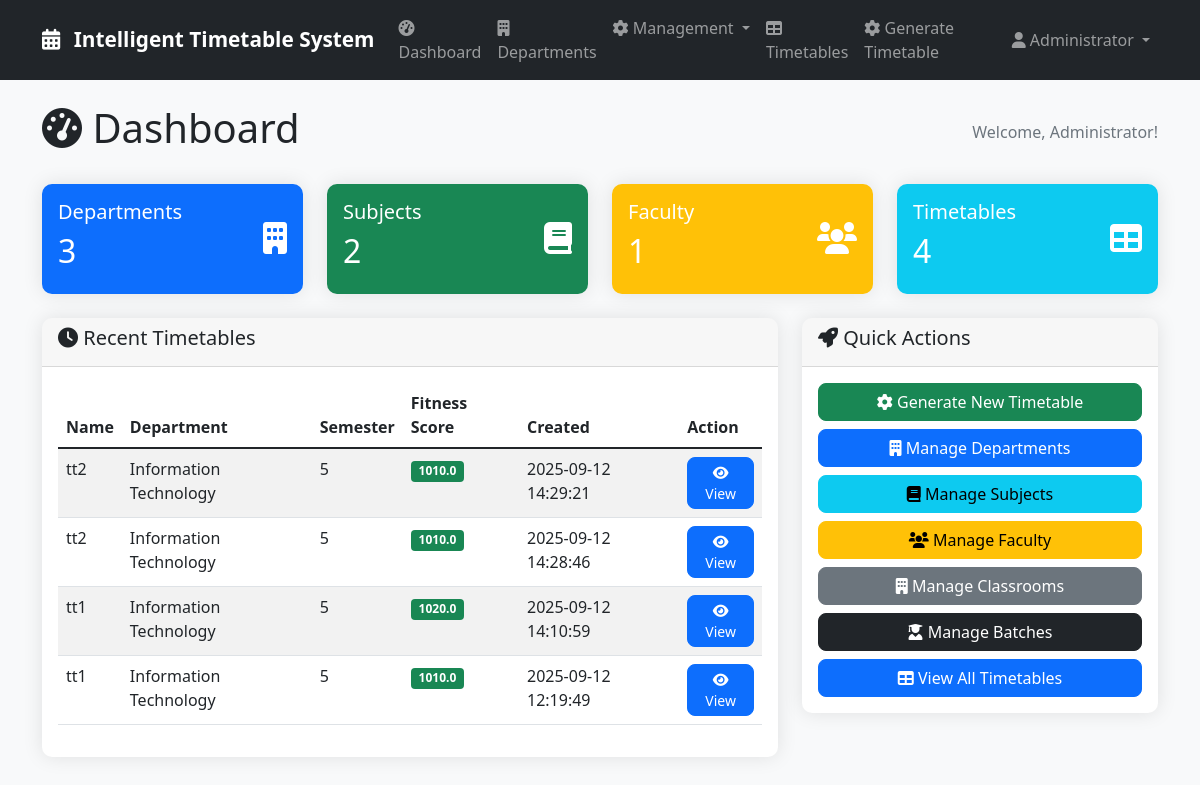
The page /dashboard (signed in) on the database as committed earlier.
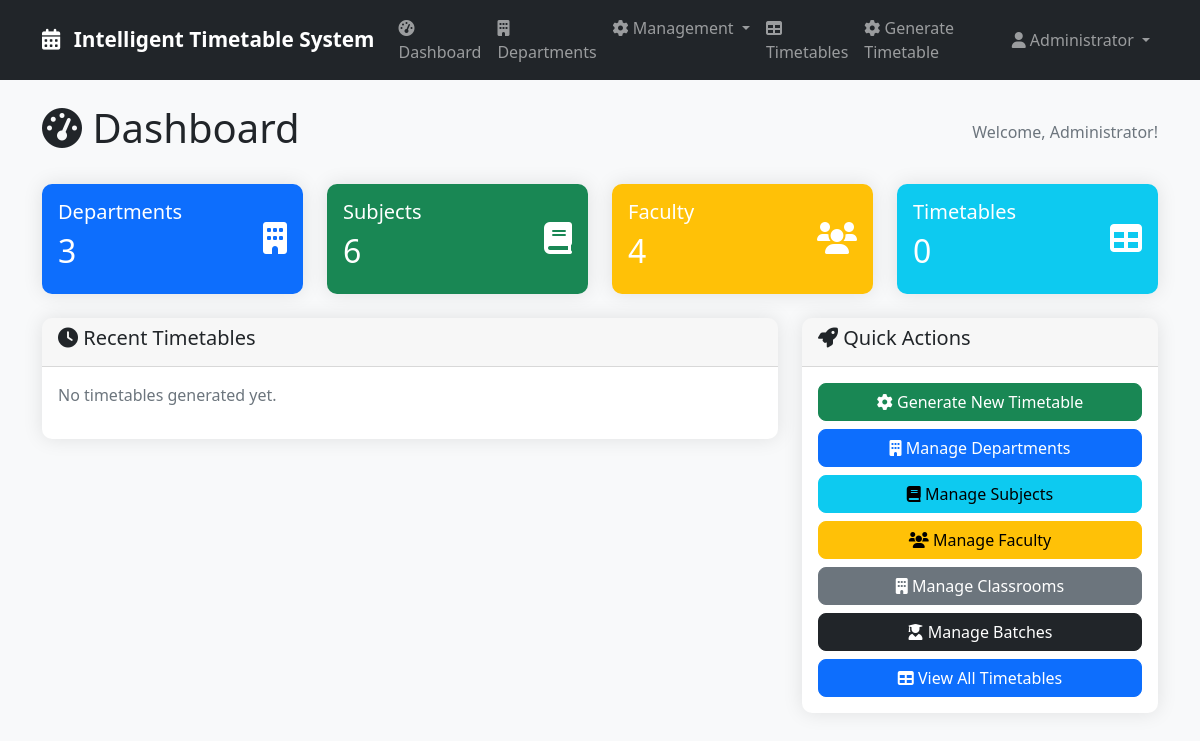
The same page on the database as committed later.
### tables this page shows
CREATE TABLE timetables (
            id INTEGER PRIMARY KEY AUTOINCREMENT,
            name TEXT NOT NULL,
            department_id INTEGER,
            semester INTEGER,
            fitness_score REAL,
            generated_by INTEGER,
            created_at DATETIME DEFAULT CURRENT_TIMESTAMP,
            FOREIGN KEY (department_id) REFERENCES departments (id),
            FOREIGN KEY (generated_by) REFERENCES users (id)
        );

CREATE TABLE departments (
            id INTEGER PRIMARY KEY AUTOINCREMENT,
            name TEXT NOT NULL,
            code TEXT UNIQUE NOT NULL,
            created_at DATETIME DEFAULT CURRENT_TIMESTAMP
        );

### app.py (the view)
@app.route('/dashboard')
@login_required
def dashboard():
    conn = sqlite3.connect('timetable.db')
    conn.row_factory = sqlite3.Row
    cursor = conn.cursor()
    cursor.execute('SELECT COUNT(*) as count FROM departments')
    dept_count = cursor.fetchone()['count']
    cursor.execute('SELECT COUNT(*) as count FROM subjects')
    sub_count = cursor.fetchone()['count']
    cursor.execute('SELECT COUNT(*) as count FROM faculty')
    faculty_count = cursor.fetchone()['count']
    cursor.execute('SELECT COUNT(*) as count FROM timetables')
    timetable_count = cursor.fetchone()['count']
    cursor.execute('''
        SELECT t.*, d.name as department_name
        FROM timetables t
        LEFT JOIN departments d ON t.department_id = d.id
        ORDER BY t.created_at DESC
        LIMIT 5
    ''')
    recent_timetables = cursor.fetchall()
    conn.close()
    stats = {
        'departments': dept_count,
        'subjects': sub_count,
        'faculty': faculty_count,
        'timetables': timetable_count
    }
    return render_template('dashboard.html', stats=stats, recent_timetables=recent_timetables)

### app.py (called while the page is built)
def login_required(f):
    @wraps(f)
    def decorated_function(*args, **kwargs):
        if 'user_id' not in session:
            flash('Please log in to access this page.', 'error')
            return redirect(url_for('login'))
        return f(*args, **kwargs)
    return decorated_function

@app.context_processor
def utility_processor():
    return dict(get_faculty_subjects=get_faculty_subjects)

### templates/dashboard.html (shortened to what the changed rows need)
{% extends "base.html" %}
{% block content %}
<div class="d-flex justify-content-between align-items-center mb-4">
    <h1><i class="fas fa-tachometer-alt"></i> Dashboard</h1>
</div>
<div class="row mb-4">
    <div class="col-md-3">
        <div class="card bg-primary text-white">
            <div class="card-body">
                <div class="d-flex justify-content-between">
                    <div>
                        <h2>{{ stats.departments }}</h2>
                    </div>
                </div>
            </div>
        </div>
    </div>
    <div class="col-md-3">
        <div class="card bg-success text-white">
            <div class="card-body">
                <div class="d-flex justify-content-between">
                    <div>
                        <h5>Subjects</h5>
                        <h2>{{ stats.subjects }}</h2>
                    </div>
                </div>
            </div>
        </div>
    </div>
    <div class="col-md-3">
        <div class="card bg-warning text-white">
            <div class="card-body">
                <div class="d-flex justify-content-between">
                    <div>
                        <h5>Faculty</h5>
                        <h2>{{ stats.faculty }}</h2>
                    </div>
                </div>
            </div>
        </div>
    </div>
    <div class="col-md-3">
        <div class="card bg-info text-white">
            <div class="card-body">
                <div class="d-flex justify-content-between">
                    <div>
                        <h5>Timetables</h5>
                        <h2>{{ stats.timetables }}</h2>
                    </div>
                </div>
            </div>
        </div>
    </div>
</div>
<div class="row">
    <div class="col-md-8">
        <div class="card">
            <div class="card-body">
                {% if recent_timetables %}
                    <div class="table-responsive">
                        <table class="table table-striped">
                            <thead>
                                <tr>
                                    <th>Name</th>
                                    <th>Department</th>
                                    <th>Semester</th>
                                    <th>Fitness Score</th>
                                    <th>Created</th>
                                    <th>Action</th>
                                </tr>
                            </thead>
                            <tbody>
                                {% for timetable in recent_timetables %}
                                <tr>
                                    <td>{{ timetable.name }}</td>
                                    <td>{{ timetable.department_name or 'N/A' }}</td>
                                    <td>{{ timetable.semester }}</td>
                                    <td>
                                        {% if timetable.fitness_score %}
                                            <span class="badge bg-{{ 'success' if timetable.fitness_score > 800 else 'warning' if timetable.fitness_score > 600 else 'danger' }}">
                                                {{ "%.1f"|format(timetable.fitness_score) }}
                                            </span>
                                        {% endif %}
                                    </td>
                                    <td>{{ timetable.created_at }}</td>
                                    <td>
                                        <a href="{{ url_for('view_timetable', timetable_id=timetable.id) }}" class="btn btn-sm btn-primary">
                                            <i class="fas fa-eye"></i> View
                                        </a>
                                    </td>
                                </tr>
                                {% endfor %}
                            </tbody>
                        </table>
                    </div>
                {% else %}
                    <p class="text-muted">No timetables generated yet.</p>
                {% endif %}
            </div>
        </div>
    </div>
</div>
{% endblock %}

Rows that differ between the two databases and show on the page:
removed timetables: name "tt2", name "Information Technology", semester "5", fitness_score "1010.0", created_at "2025-09-12 14:29:21"
removed timetables: name "tt2", name "Information Technology", semester "5", fitness_score "1010.0", created_at "2025-09-12 14:28:46"
removed timetables: name "tt1", name "Information Technology", semester "5", fitness_score "1020.0", created_at "2025-09-12 14:10:59"
removed timetables: name "tt1", name "Information Technology", semester "5", fitness_score "1010.0", created_at "2025-09-12 12:19:49"
Other text that changed with them:
{{ stats.subjects }}: "2" → "6"
{{ stats.faculty }}: "1" → "4"
{{ stats.timetables }}: "4" → "0"
text no longer shown: "Name Department Semester Fitness Score Created Action"
text now shown: "No timetables generated yet."
